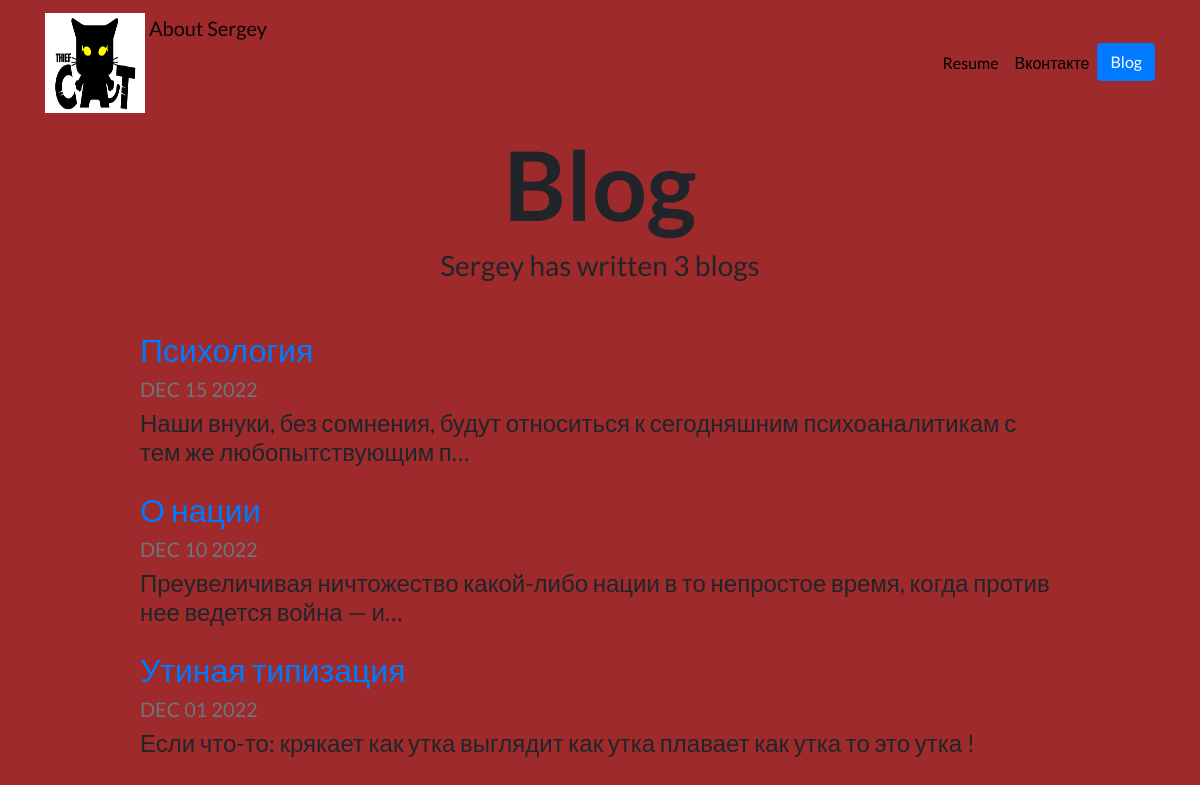
Screenshot of /blog/ with the database file from the repository.
### blog/models.py (models this page shows, shortened)
class Blog(models.Model):
    title = models.CharField(max_length=200)
    description = models.TextField()
    date = models.DateField(null=True)

### blog/views.py (the view)
# urls.py: path('', views.all_blogs, name= "all_blogs"),
def all_blogs(request):
    blogs = Blog.objects.order_by('-date')[:5]
    return render(request, 'blog/all_blogs.html', {"blogs": blogs})

### blog/templates/blog/all_blogs.html
{% extends "portfolio/base.html" %}
{% load static %}
{% block content %}
<h1 id="blogtitle" class="font-weight-bold text-center">Blog</h1>
<h3 class="text-center mb-5">Sergey has written {{ blogs.count }} blog{{ blogs.count|pluralize }}</h3>
{% for blog in blogs %}
<div class="row justify-content-center my-3">
  <div class="col-md-10">
    <a href="{% url 'blog:detail' blog.id %}">
      <h2>{{ blog.title }}</h2>
    </a>
    <h5 class="text-muted">{{ blog.date|date:'M d Y'|upper }}</h5>
    <h4>{{ blog.description|striptags|truncatechars:100 }}</h4>
  </div>
</div>
{% endfor %}
{% endblock %}

### portfolio/static/portfolio/custom.css (style rules this page uses)
body { font-family: 'Lato', sans-serif; background-color: #9e2a2b; }
#blogtitle { font-size: 6rem; }

### rows the page displays
Blog: title "Психология", date "DEC 15 2022", description "Наши внуки, без сомнения, будут относиться к сегодняшним психоаналитикам с тем же любопытствующим п…"
Blog: title "О нации", date "DEC 10 2022", description "Преувеличивая ничтожество какой-либо нации в то непростое время, когда против нее ведется война — и…"
Blog: title "Утиная типизация", date "DEC 01 2022", description "Если что-то: крякает как утка выглядит как утка плавает как утка то это утка !"

### other values shown
{{ blogs.count }} "3"
